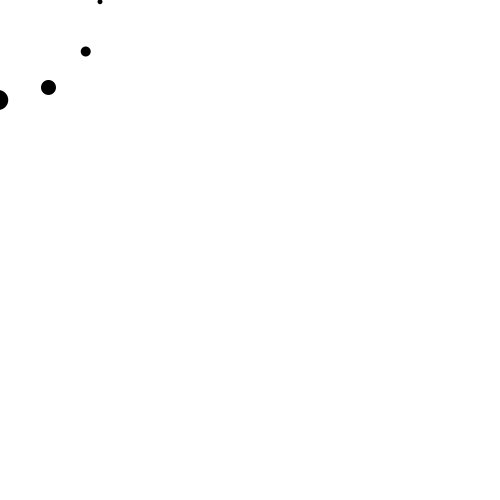
Frame 1 (no input)
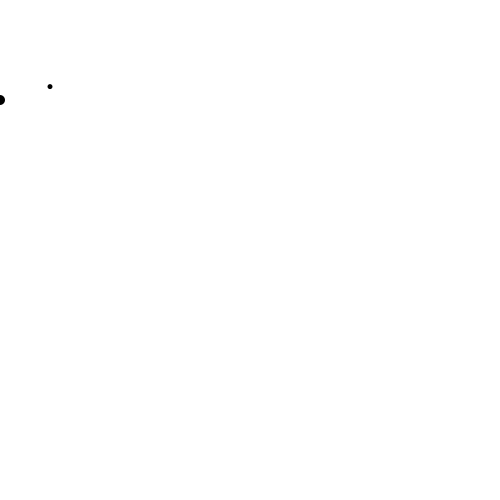
Frame 60 (the mouse pressed at the canvas centre just before this capture)
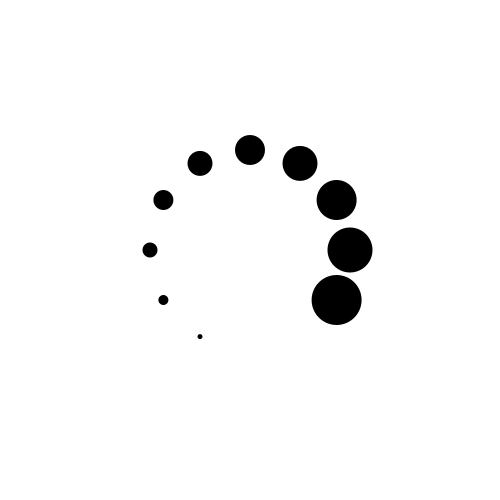
Frame 120 (the mouse held since frame 60 and released just before this capture)

The Processing sketch that drew these frames (run headless with seeded random() and noise(); from frame 60 on, the mouse is pressed at the canvas centre):

// Processing sketch: ex3_2
// ── ex3_2.pde
void setup() {
  size(500, 500) ;
  noStroke() ;
  fill(0) ;
  // mouseX = width / 2;
  // mouseY = height / 2;
}

void draw() {
  background(255) ;
  for (int i = 0 ; i < 10 ; i++) {
    int diameter = 5 * (i + 1) ;
    float theta = radians(frameCount % 360 + i * 30) ;
    ellipse(100 * cos(theta) + mouseX,
            100 * sin(theta) + mouseY,
            diameter, diameter) ;
  }
}
